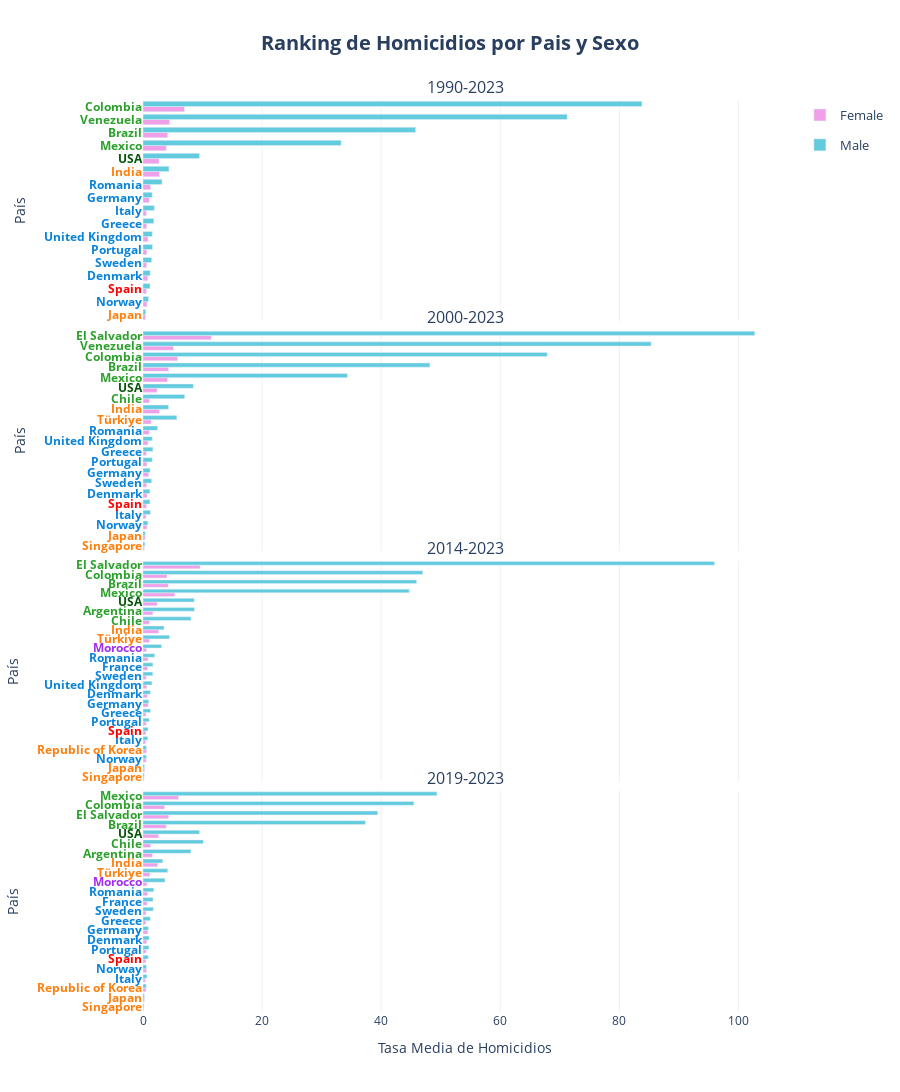

Notebook code for this chart:
### Markdown cell above
## Rankings

### Code cell
barplot(
    df = df_ranking_combined['country'], 
    x='mean_homicides_rate', 
    y='Country', 
    height=2000,
    reverse_y_order=False,
    orientation='h', 
    color='Sex', 
    facet_col='Periodo',
    cols_wrap=1, 
    vertical_spacing = 0.01,
    #barmode='group',
    yticks_color_column='Region_2',
    yticks_color_map=COLOR_MAP['Region_2'],
    color_discrete_map=COLOR_MAP['Sex'], 
    #category_orders=CATEGORY_ORDERS,
    hover_data=HOVER_DATA['ranking_country'], 
    labels=LABELS['ranking'],
    hovertemplate=HOVER_TEMPLATES['ranking_country'],
    title=f"Ranking de Homicidios por Pais y Sexo",
    plot_save_path=os.path.join(PROJECT_PATH, 'plots', PLOT_FILENAME['ranking_country']), 
    show=True
    )

### Figure 1 — Plotly figure (JSON) as saved in the notebook; plotly's stock layout.template omitted (floating-point values rounded to 4 significant figures)
{"data": [{"alignmentgroup": "True", "cliponaxis": false, "customdata": [["Latam"], ["Latam"], ["Europe"], ["Europe"], ["Europe"], ["Asia"], ["Europe"], ["Asia"], ["Latam"], ["Europe"], ["Europe"], ["Europe"], ["Spain"], ["Europe"], ["USA"], ["Europe"], ["Latam"]], "hovertemplate": "<b style='font-size: 14px'>%{y}</b><br><br><b>Región:</b> %{customdata[0]}<br><b>Tasa Media de Homicidios:</b> %{x:.2f}<br><extra></extra>", "legendgroup": "Female", "marker": {"color": "#EFA0E8", "pattern": {"shape": ""}}, "name": "Female", "offsetgroup": "Female", "orientation": "h", "showlegend": true, "textangle": 0, "textfont": {"size": 12}, "textposition": "outside", "type": "bar", "x": [4.14, 6.95, 0.8, 1.06, 0.61, 2.78, 0.55, 0.41, 3.9, 0.67, 0.64, 1.26, 0.57, 0.61, 2.69, 0.83, 4.48], "xaxis": "x", "y": ["Brazil", "Colombia", "Denmark", "Germany", "Greece", "India", "Italy", "Japan", "Mexico", "Norway", "Portugal", "Romania", "Spain", "Sweden", "USA", "United Kingdom", "Venezuela"], "yaxis": "y"}, {"alignmentgroup": "True", "cliponaxis": false, "customdata": [["Latam"], ["Latam"], ["Europe"], ["Europe"], ["Europe"], ["Asia"], ["Europe"], ["Asia"], ["Latam"], ["Europe"], ["Europe"], ["Europe"], ["Spain"], ["Europe"], ["USA"], ["Europe"], ["Latam"]], "hovertemplate": "<b style='font-size: 14px'>%{y}</b><br><br><b>Región:</b> %{customdata[0]}<br><b>Tasa Media de Homicidios:</b> %{x:.2f}<br><extra></extra>", "legendgroup": "Male", "marker": {"color": "#62CBDE", "pattern": {"shape": ""}}, "name": "Male", "offsetgroup": "Male", "orientation": "h", "showlegend": true, "textangle": 0, "textfont": {"size": 12}, "textposition": "outside", "type": "bar", "x": [45.78, 83.8, 1.21, 1.54, 1.81, 4.36, 1.91, 0.45, 33.28, 0.92, 1.59, 3.19, 1.17, 1.46, 9.49, 1.56, 71.24], "xaxis": "x", "y": ["Brazil", "Colombia", "Denmark", "Germany", "Greece", "India", "Italy", "Japan", "Mexico", "Norway", "Portugal", "Romania", "Spain", "Sweden", "USA", "United Kingdom", "Venezuela"], "yaxis": "y"}, {"alignmentgroup": "True", "cliponaxis": false, "customdata": [["Latam"], ["Latam"], ["Latam"], ["Europe"], ["Latam"], ["Europe"], ["Europe"], ["Asia"], ["Europe"], ["Asia"], ["Latam"], ["Europe"], ["Europe"], ["Europe"], ["Asia"], ["Spain"], ["Europe"], ["Asia"], ["USA"], ["Europe"], ["Latam"]], "hovertemplate": "<b style='font-size: 14px'>%{y}</b><br><br><b>Región:</b> %{customdata[0]}<br><b>Tasa Media de Homicidios:</b> %{x:.2f}<br><extra></extra>", "legendgroup": "Female", "marker": {"color": "#EFA0E8", "pattern": {"shape": ""}}, "name": "Female", "offsetgroup": "Female", "orientation": "h", "showlegend": false, "textangle": 0, "textfont": {"size": 12}, "textposition": "outside", "type": "bar", "x": [4.3, 1.09, 5.79, 0.69, 11.47, 0.94, 0.55, 2.77, 0.5, 0.37, 4.11, 0.67, 0.65, 1.06, 0.21, 0.57, 0.61, 1.37, 2.38, 0.83, 5.11], "xaxis": "x2", "y": ["Brazil", "Chile", "Colombia", "Denmark", "El Salvador", "Germany", "Greece", "India", "Italy", "Japan", "Mexico", "Norway", "Portugal", "Romania", "Singapore", "Spain", "Sweden", "Türkiye", "USA", "United Kingdom", "Venezuela"], "yaxis": "y2"}, {"alignmentgroup": "True", "cliponaxis": false, "customdata": [["Latam"], ["Latam"], ["Latam"], ["Europe"], ["Latam"], ["Europe"], ["Europe"], ["Asia"], ["Europe"], ["Asia"], ["Latam"], ["Europe"], ["Europe"], ["Europe"], ["Asia"], ["Spain"], ["Europe"], ["Asia"], ["USA"], ["Europe"], ["Latam"]], "hovertemplate": "<b style='font-size: 14px'>%{y}</b><br><br><b>Región:</b> %{customdata[0]}<br><b>Tasa Media de Homicidios:</b> %{x:.2f}<br><extra></extra>", "legendgroup": "Male", "marker": {"color": "#62CBDE", "pattern": {"shape": ""}}, "name": "Male", "offsetgroup": "Male", "orientation": "h", "showlegend": false, "textangle": 0, "textfont": {"size": 12}, "textposition": "outside", "type": "bar", "x": [48.18, 7.0, 67.89, 1.15, 102.8, 1.18, 1.66, 4.29, 1.23, 0.37, 34.33, 0.81, 1.55, 2.44, 0.31, 1.17, 1.45, 5.68, 8.46, 1.56, 85.34], "xaxis": "x2", "y": ["Brazil", "Chile", "Colombia", "Denmark", "El Salvador", "Germany", "Greece", "India", "Italy", "Japan", "Mexico", "Norway", "Portugal", "Romania", "Singapore", "Spain", "Sweden", "Türkiye", "USA", "United Kingdom", "Venezuela"], "yaxis": "y2"}, {"alignmentgroup": "True", "cliponaxis": false, "customdata": [["Latam"], ["Latam"], ["Latam"], ["Latam"], ["Europe"], ["Latam"], ["Europe"], ["Europe"], ["Europe"], ["Asia"], ["Europe"], ["Asia"], ["Latam"], ["Africa"], ["Europe"], ["Europe"], ["Asia"], ["Europe"], ["Asia"], ["Spain"], ["Europe"], ["Asia"], ["USA"], ["Europe"]], "hovertemplate": "<b style='font-size: 14px'>%{y}</b><br><br><b>Región:</b> %{customdata[0]}<br><b>Tasa Media de Homicidios:</b> %{x:.2f}<br><extra></extra>", "legendgroup": "Female", "marker": {"color": "#EFA0E8", "pattern": {"shape": ""}}, "name": "Female", "offsetgroup": "Female", "orientation": "h", "showlegend": false, "textangle": 0, "textfont": {"size": 12}, "textposition": "outside", "type": "bar", "x": [1.65, 4.23, 1.08, 4.03, 0.72, 9.58, 0.76, 0.85, 0.49, 2.62, 0.42, 0.28, 5.35, 0.59, 0.53, 0.54, 0.6, 0.84, 0.17, 0.49, 0.54, 1.09, 2.39, 0.63], "xaxis": "x3", "y": ["Argentina", "Brazil", "Chile", "Colombia", "Denmark", "El Salvador", "France", "Germany", "Greece", "India", "Italy", "Japan", "Mexico", "Morocco", "Norway", "Portugal", "Republic of Korea", "Romania", "Singapore", "Spain", "Sweden", "Türkiye", "USA", "United Kingdom"], "yaxis": "y3"}, {"alignmentgroup": "True", "cliponaxis": false, "customdata": [["Latam"], ["Latam"], ["Latam"], ["Latam"], ["Europe"], ["Latam"], ["Europe"], ["Europe"], ["Europe"], ["Asia"], ["Europe"], ["Asia"], ["Latam"], ["Africa"], ["Europe"], ["Europe"], ["Asia"], ["Europe"], ["Asia"], ["Spain"], ["Europe"], ["Asia"], ["USA"], ["Europe"]], "hovertemplate": "<b style='font-size: 14px'>%{y}</b><br><br><b>Región:</b> %{customdata[0]}<br><b>Tasa Media de Homicidios:</b> %{x:.2f}<br><extra></extra>", "legendgroup": "Male", "marker": {"color": "#62CBDE", "pattern": {"shape": ""}}, "name": "Male", "offsetgroup": "Male", "orientation": "h", "showlegend": false, "textangle": 0, "textfont": {"size": 12}, "textposition": "outside", "type": "bar", "x": [8.64, 45.95, 8.06, 46.97, 1.23, 95.99, 1.66, 0.96, 1.26, 3.53, 0.8, 0.24, 44.72, 3.11, 0.57, 1.04, 0.58, 1.97, 0.2, 0.84, 1.64, 4.44, 8.61, 1.5], "xaxis": "x3", "y": ["Argentina", "Brazil", "Chile", "Colombia", "Denmark", "El Salvador", "France", "Germany", "Greece", "India", "Italy", "Japan", "Mexico", "Morocco", "Norway", "Portugal", "Republic of Korea", "Romania", "Singapore", "Spain", "Sweden", "Türkiye", "USA", "United Kingdom"], "yaxis": "y3"}, {"alignmentgroup": "True", "cliponaxis": false, "customdata": [["Latam"], ["Latam"], ["Latam"], ["Latam"], ["Europe"], ["Latam"], ["Europe"], ["Europe"], ["Europe"], ["Asia"], ["Europe"], ["Asia"], ["Latam"], ["Africa"], ["Europe"], ["Europe"], ["Asia"], ["Europe"], ["Asia"], ["Spain"], ["Europe"], ["Asia"], ["USA"]], "hovertemplate": "<b style='font-size: 14px'>%{y}</b><br><br><b>Región:</b> %{customdata[0]}<br><b>Tasa Media de Homicidios:</b> %{x:.2f}<br><extra></extra>", "legendgroup": "Female", "marker": {"color": "#EFA0E8", "pattern": {"shape": ""}}, "name": "Female", "offsetgroup": "Female", "orientation": "h", "showlegend": false, "textangle": 0, "textfont": {"size": 12}, "textposition": "outside", "type": "bar", "x": [1.57, 3.89, 1.28, 3.64, 0.63, 4.31, 0.69, 0.8, 0.49, 2.48, 0.39, 0.25, 5.94, 0.66, 0.59, 0.53, 0.51, 0.77, 0.13, 0.47, 0.5, 1.15, 2.62], "xaxis": "x4", "y": ["Argentina", "Brazil", "Chile", "Colombia", "Denmark", "El Salvador", "France", "Germany", "Greece", "India", "Italy", "Japan", "Mexico", "Morocco", "Norway", "Portugal", "Republic of Korea", "Romania", "Singapore", "Spain", "Sweden", "Türkiye", "USA"], "yaxis": "y4"}, {"alignmentgroup": "True", "cliponaxis": false, "customdata": [["Latam"], ["Latam"], ["Latam"], ["Latam"], ["Europe"], ["Latam"], ["Europe"], ["Europe"], ["Europe"], ["Asia"], ["Europe"], ["Asia"], ["Latam"], ["Africa"], ["Europe"], ["Europe"], ["Asia"], ["Europe"], ["Asia"], ["Spain"], ["Europe"], ["Asia"], ["USA"]], "hovertemplate": "<b style='font-size: 14px'>%{y}</b><br><br><b>Región:</b> %{customdata[0]}<br><b>Tasa Media de Homicidios:</b> %{x:.2f}<br><extra></extra>", "legendgroup": "Male", "marker": {"color": "#62CBDE", "pattern": {"shape": ""}}, "name": "Male", "offsetgroup": "Male", "orientation": "h", "showlegend": false, "textangle": 0, "textfont": {"size": 12}, "textposition": "outside", "type": "bar", "x": [8.03, 37.34, 10.13, 45.49, 1.03, 39.42, 1.69, 0.9, 1.23, 3.31, 0.67, 0.22, 49.37, 3.7, 0.58, 0.99, 0.53, 1.81, 0.14, 0.88, 1.74, 4.15, 9.49], "xaxis": "x4", "y": ["Argentina", "Brazil", "Chile", "Colombia", "Denmark", "El Salvador", "France", "Germany", "Greece", "India", "Italy", "Japan", "Mexico", "Morocco", "Norway", "Portugal", "Republic of Korea", "Romania", "Singapore", "Spain", "Sweden", "Türkiye", "USA"], "yaxis": "y4"}], "layout": {"annotations": [{"font": {"size": 16}, "showarrow": false, "text": "1990-2023", "x": 0.5, "xanchor": "center", "xref": "paper", "y": 1, "yanchor": "bottom", "yref": "paper"}, {"font": {"size": 16}, "showarrow": false, "text": "2000-2023", "x": 0.5, "xanchor": "center", "xref": "paper", "y": 0.7475, "yanchor": "bottom", "yref": "paper"}, {"font": {"size": 16}, "showarrow": false, "text": "2014-2023", "x": 0.5, "xanchor": "center", "xref": "paper", "y": 0.495, "yanchor": "bottom", "yref": "paper"}, {"font": {"size": 16}, "showarrow": false, "text": "2019-2023", "x": 0.5, "xanchor": "center", "xref": "paper", "y": 0.2425, "yanchor": "bottom", "yref": "paper"}], "barmode": "group", "height": 2000, "legend": {"font": {"size": 13}, "title": {"font": {"size": 15}}}, "plot_bgcolor": "white", "title": {"font": {"size": 20}, "text": "<b>Ranking de Homicidios por Pais y Sexo</b>", "x": 0.5, "xanchor": "center"}, "xaxis": {"anchor": "y", "domain": [0, 1], "gridcolor": "#f0f0f0", "matches": "x4", "showgrid": true, "showticklabels": false, "tickfont": {"size": 12}, "title": {"font": {"size": 14}}}, "xaxis2": {"anchor": "y2", "domain": [0, 1], "gridcolor": "#f0f0f0", "matches": "x4", "showgrid": true, "showticklabels": false, "tickfont": {"size": 12}, "title": {"font": {"size": 14}}}, "xaxis3": {"anchor": "y3", "domain": [0, 1], "gridcolor": "#f0f0f0", "matches": "x4", "showgrid": true, "showticklabels": false, "tickfont": {"size": 12}, "title": {"font": {"size": 14}}}, "xaxis4": {"anchor": "y4", "domain": [0, 1], "gridcolor": "#f0f0f0", "showgrid": true, "tickfont": {"size": 12}, "title": {"font": {"size": 14}, "text": "Tasa Media de Homicidios"}}, "yaxis": {"anchor": "x", "automargin": true, "categoryarray": ["Japan", "Norway", "Spain", "Denmark", "Sweden", "Portugal", "United Kingdom", "Greece", "Italy", "Germany", "Romania", "India", "USA", "Mexico", "Brazil", "Venezuela", "Colombia"], "categoryorder": "array", "domain": [0.7575, 1], "showgrid": false, "tickfont": {"size": 12}, "tickmode": "array", "ticktext": ["<span style='color:#ff7f0e; font-weight:bold'>Japan</span>", "<span style='color:#0883db; font-weight:bold'>Norway</span>", "<span style='color:#FF0000; font-weight:bold'>Spain</span>", "<span style='color:#0883db; font-weight:bold'>Denmark</span>", "<span style='color:#0883db; font-weight:bold'>Sweden</span>", "<span style='color:#0883db; font-weight:bold'>Portugal</span>", "<span style='color:#0883db; font-weight:bold'>United Kingdom</span>", "<span style='color:#0883db; font-weight:bold'>Greece</span>", "<span style='color:#0883db; font-weight:bold'>Italy</span>", "<span style='color:#0883db; font-weight:bold'>Germany</span>", "<span style='color:#0883db; font-weight:bold'>Romania</span>", "<span style='color:#ff7f0e; font-weight:bold'>India</span>", "<span style='color:#055509; font-weight:bold'>USA</span>", "<span style='color:#2ca02c; font-weight:bold'>Mexico</span>", "<span style='color:#2ca02c; font-weight:bold'>Brazil</span>", "<span style='color:#2ca02c; font-weight:bold'>Venezuela</span>", "<span style='color:#2ca02c; font-weight:bold'>Colombia</span>"], "tickvals": ["Japan", "Norway", "Spain", "Denmark", "Sweden", "Portugal", "United Kingdom", "Greece", "Italy", "Germany", "Romania", "India", "USA", "Mexico", "Brazil", "Venezuela", "Colombia"], "title": {"font": {"size": 14}, "text": "País"}, "type": "category"}, "yaxis2": {"anchor": "x2", "automargin": true, "categoryarray": ["Singapore", "Japan", "Norway", "Italy", "Spain", "Denmark", "Sweden", "Germany", "Portugal", "Greece", "United Kingdom", "Romania", "Türkiye", "India", "Chile", "USA", "Mexico", "Brazil", "Colombia", "Venezuela", "El Salvador"], "categoryorder": "array", "domain": [0.505, 0.7475], "showgrid": false, "tickfont": {"size": 12}, "tickmode": "array", "ticktext": ["<span style='color:#ff7f0e; font-weight:bold'>Singapore</span>", "<span style='color:#ff7f0e; font-weight:bold'>Japan</span>", "<span style='color:#0883db; font-weight:bold'>Norway</span>", "<span style='color:#0883db; font-weight:bold'>Italy</span>", "<span style='color:#FF0000; font-weight:bold'>Spain</span>", "<span style='color:#0883db; font-weight:bold'>Denmark</span>", "<span style='color:#0883db; font-weight:bold'>Sweden</span>", "<span style='color:#0883db; font-weight:bold'>Germany</span>", "<span style='color:#0883db; font-weight:bold'>Portugal</span>", "<span style='color:#0883db; font-weight:bold'>Greece</span>", "<span style='color:#0883db; font-weight:bold'>United Kingdom</span>", "<span style='color:#0883db; font-weight:bold'>Romania</span>", "<span style='color:#ff7f0e; font-weight:bold'>Türkiye</span>", "<span style='color:#ff7f0e; font-weight:bold'>India</span>", "<span style='color:#2ca02c; font-weight:bold'>Chile</span>", "<span style='color:#055509; font-weight:bold'>USA</span>", "<span style='color:#2ca02c; font-weight:bold'>Mexico</span>", "<span style='color:#2ca02c; font-weight:bold'>Brazil</span>", "<span style='color:#2ca02c; font-weight:bold'>Colombia</span>", "<span style='color:#2ca02c; font-weight:bold'>Venezuela</span>", "<span style='color:#2ca02c; font-weight:bold'>El Salvador</span>"], "tickvals": ["Singapore", "Japan", "Norway", "Italy", "Spain", "Denmark", "Sweden", "Germany", "Portugal", "Greece", "United Kingdom", "Romania", "Türkiye", "India", "Chile", "USA", "Mexico", "Brazil", "Colombia", "Venezuela", "El Salvador"], "title": {"font": {"size": 14}, "text": "País"}, "type": "category"}, "yaxis3": {"anchor": "x3", "automargin": true, "categoryarray": ["Singapore", "Japan", "Norway", "Republic of Korea", "Italy", "Spain", "Portugal", "Greece", "Germany", "Denmark", "United Kingdom", "Sweden", "France", "Romania", "Morocco", "Türkiye", "India", "Chile", "Argentina", "USA", "Mexico", "Brazil", "Colombia", "El Salvador"], "categoryorder": "array", "domain": [0.2525, 0.495], "showgrid": false, "tickfont": {"size": 12}, "tickmode": "array", "ticktext": ["<span style='color:#ff7f0e; font-weight:bold'>Singapore</span>", "<span style='color:#ff7f0e; font-weight:bold'>Japan</span>", "<span style='color:#0883db; font-weight:bold'>Norway</span>", "<span style='color:#ff7f0e; font-weight:bold'>Republic of Korea</span>", "<span style='color:#0883db; font-weight:bold'>Italy</span>", "<span style='color:#FF0000; font-weight:bold'>Spain</span>", "<span style='color:#0883db; font-weight:bold'>Portugal</span>", "<span style='color:#0883db; font-weight:bold'>Greece</span>", "<span style='color:#0883db; font-weight:bold'>Germany</span>", "<span style='color:#0883db; font-weight:bold'>Denmark</span>", "<span style='color:#0883db; font-weight:bold'>United Kingdom</span>", "<span style='color:#0883db; font-weight:bold'>Sweden</span>", "<span style='color:#0883db; font-weight:bold'>France</span>", "<span style='color:#0883db; font-weight:bold'>Romania</span>", "<span style='color:#a02ff1; font-weight:bold'>Morocco</span>", "<span style='color:#ff7f0e; font-weight:bold'>Türkiye</span>", "<span style='color:#ff7f0e; font-weight:bold'>India</span>", "<span style='color:#2ca02c; font-weight:bold'>Chile</span>", "<span style='color:#2ca02c; font-weight:bold'>Argentina</span>", "<span style='color:#055509; font-weight:bold'>USA</span>", "<span style='color:#2ca02c; font-weight:bold'>Mexico</span>", "<span style='color:#2ca02c; font-weight:bold'>Brazil</span>", "<span style='color:#2ca02c; font-weight:bold'>Colombia</span>", "<span style='color:#2ca02c; font-weight:bold'>El Salvador</span>"], "tickvals": ["Singapore", "Japan", "Norway", "Republic of Korea", "Italy", "Spain", "Portugal", "Greece", "Germany", "Denmark", "United Kingdom", "Sweden", "France", "Romania", "Morocco", "Türkiye", "India", "Chile", "Argentina", "USA", "Mexico", "Brazil", "Colombia", "El Salvador"], "title": {"font": {"size": 14}, "text": "País"}, "type": "category"}, "yaxis4": {"anchor": "x4", "automargin": true, "categoryarray": ["Singapore", "Japan", "Republic of Korea", "Italy", "Norway", "Spain", "Portugal", "Denmark", "Germany", "Greece", "Sweden", "France", "Romania", "Morocco", "Türkiye", "India", "Argentina", "Chile", "USA", "Brazil", "El Salvador", "Colombia", "Mexico"], "categoryorder": "array", "domain": [0, 0.2425], "showgrid": false, "tickfont": {"size": 12}, "tickmode": "array", "ticktext": ["<span style='color:#ff7f0e; font-weight:bold'>Singapore</span>", "<span style='color:#ff7f0e; font-weight:bold'>Japan</span>", "<span style='color:#ff7f0e; font-weight:bold'>Republic of Korea</span>", "<span style='color:#0883db; font-weight:bold'>Italy</span>", "<span style='color:#0883db; font-weight:bold'>Norway</span>", "<span style='color:#FF0000; font-weight:bold'>Spain</span>", "<span style='color:#0883db; font-weight:bold'>Portugal</span>", "<span style='color:#0883db; font-weight:bold'>Denmark</span>", "<span style='color:#0883db; font-weight:bold'>Germany</span>", "<span style='color:#0883db; font-weight:bold'>Greece</span>", "<span style='color:#0883db; font-weight:bold'>Sweden</span>", "<span style='color:#0883db; font-weight:bold'>France</span>", "<span style='color:#0883db; font-weight:bold'>Romania</span>", "<span style='color:#a02ff1; font-weight:bold'>Morocco</span>", "<span style='color:#ff7f0e; font-weight:bold'>Türkiye</span>", "<span style='color:#ff7f0e; font-weight:bold'>India</span>", "<span style='color:#2ca02c; font-weight:bold'>Argentina</span>", "<span style='color:#2ca02c; font-weight:bold'>Chile</span>", "<span style='color:#055509; font-weight:bold'>USA</span>", "<span style='color:#2ca02c; font-weight:bold'>Brazil</span>", "<span style='color:#2ca02c; font-weight:bold'>El Salvador</span>", "<span style='color:#2ca02c; font-weight:bold'>Colombia</span>", "<span style='color:#2ca02c; font-weight:bold'>Mexico</span>"], "tickvals": ["Singapore", "Japan", "Republic of Korea", "Italy", "Norway", "Spain", "Portugal", "Denmark", "Germany", "Greece", "Sweden", "France", "Romania", "Morocco", "Türkiye", "India", "Argentina", "Chile", "USA", "Brazil", "El Salvador", "Colombia", "Mexico"], "title": {"font": {"size": 14}, "text": "País"}, "type": "category"}}}
